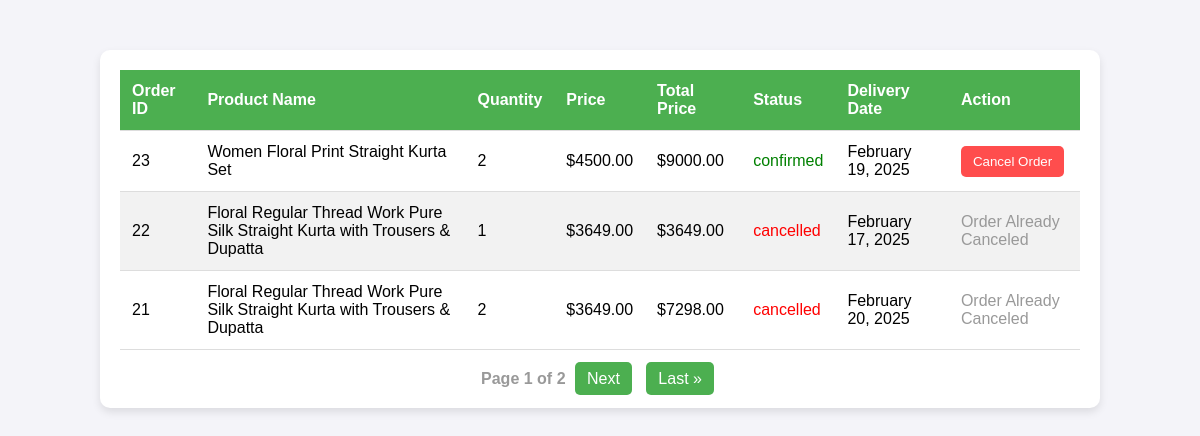
The app's page /history/ (signed in), older data.
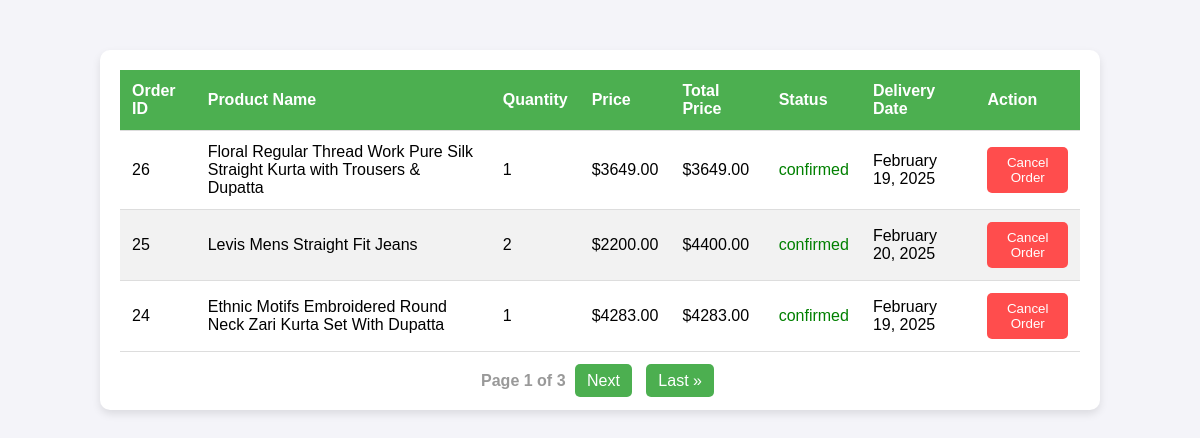
The same page, newer data.
### app/models.py (models this page shows, shortened)
class Order(models.Model):
    STATUS = [
        ('Delivered', 'Delivered'),
        ('confirmed', 'confirmed'),
        ('cancelled', 'cancelled'),
    ]
    PAYMENT_METHODS = [
        ('credit_card', 'credit_card'),
        ('phone_pay', 'phone_pay'),
        ('paytm', 'paytm'),
        ('bank_transfer', 'bank_transfer')
    ]
    user = models.ForeignKey(User, on_delete=models.CASCADE, related_name="orders")
    product = models.ForeignKey(Product, on_delete=models.CASCADE)
    price = models.DecimalField(max_digits=10, decimal_places=2)
    quantity = models.PositiveIntegerField()
    booking_date = models.DateTimeField(auto_now_add=True)
    delivery_date = models.DateField(null=True, blank=True)
    status = models.CharField(max_length=10, choices=STATUS, default='pending')
    shipping_address = models.TextField()
    payment_method = models.CharField(max_length=20, choices=PAYMENT_METHODS, null=True, blank=True)

class Product(models.Model):
    product_name = models.CharField(max_length=80)
    product_price = models.DecimalField(max_digits=10, decimal_places=2, null=True, blank=True)
    product_description = models.TextField(null=True, blank=True)
    color = models.CharField(max_length=50, null=True, blank=True)
    material = models.CharField(max_length=100, null=True, blank=True)
    stock = models.IntegerField(null=True)
    category = models.ForeignKey(Category, on_delete=models.CASCADE)
    subcategory = models.ForeignKey(SubCategory, on_delete=models.CASCADE)
    user = models.ForeignKey(User, on_delete=models.CASCADE, null=True)

### app/views.py (the view)
# urls.py: path('history/', order_history, name="order_history"),
def order_history(request):
    orders = Order.objects.filter(user=request.user).order_by('-booking_date')
    for order in orders:
        order.total_price = order.quantity * order.price
    paginator = Paginator(orders,3)
    page_number = request.GET.get("page")
    page_obj = paginator.get_page(page_number)
    return render(request, 'order_history.html', {'page_obj':page_obj})

### templates/order_history.html (shortened to what this page needs)
<!DOCTYPE html>
<html lang="en">
<head>
</head>
<body>
  <div class="table">
    <table>
      <thead>
        <tr>
          <th>Order ID</th>
          <th>Product Name</th>
          <th>Quantity</th>
          <th>Price</th>
          <th>Total Price</th>
          <th>Status</th>
          <th>Delivery Date</th>
          <th>Action</th>
        </tr>
      </thead>
      <tbody>
        {% for order in page_obj %}
        <tr>
          <td>{{ order.id }}</td>
          <td>{{ order.product.product_name }}</td>
          <td>{{ order.quantity }}</td>
          <td>${{ order.price }}</td>
          <td>${{ order.total_price }}</td>
          <td class="status-{{ order.status }}">{{ order.status }}</td>
          <td>{{ order.delivery_date|date:"F j, Y" }}</td>
          <td>
            {% if order.status != 'cancelled' %}
            <form action="{% url 'cancel_order' order.id %}" method="POST">
              <button type="submit">Cancel Order</button>
            </form>
            {% else %}
            <span>Order Already Canceled</span>
            {% endif %}
          </td>
        </tr>
        {% empty %}
        <tr>
          <td colspan="8">No orders found.</td>
        </tr>
        {% endfor %}
      </tbody>
    </table>
    {% if page_obj.has_other_pages %}
    <div class="pagination">
      <span class="current-page">Page {{ page_obj.number }} of {{ page_obj.paginator.num_pages }}</span>
      {% if page_obj.has_next %}
      <a href="?page={{ page_obj.next_page_number }}">Next</a>
      <a href="?page={{ page_obj.paginator.num_pages }}">Last &raquo;</a>
      {% endif %}
    </div>
    {% endif %}
  </div>
</body>
</html>

Row changes from the older to the newer data that the page shows:
no longer on this page (row unchanged): Order: id "23", product.product_name "Women Floral Print Straight Kurta Set", quantity "2", price "4500.00", total_price "9000.00", status "confirmed", delivery_date "February 19, 2025", shows "Cancel Order"
no longer on this page (row unchanged): Order: id "22", product.product_name "Floral Regular Thread Work Pure Silk Straight Kurta with Trousers & Dupatta", quantity "1", price "3649.00", total_price "3649.00", status "cancelled", delivery_date "February 17, 2025", shows "Order Already Canceled"
no longer on this page (row unchanged): Order: id "21", product.product_name "Floral Regular Thread Work Pure Silk Straight Kurta with Trousers & Dupatta", quantity "2", price "3649.00", total_price "7298.00", status "cancelled", delivery_date "February 20, 2025", shows "Order Already Canceled"
added Order: id "26", product.product_name "Floral Regular Thread Work Pure Silk Straight Kurta with Trousers & Dupatta", quantity "1", price "3649.00", total_price "3649.00", status "confirmed", delivery_date "February 19, 2025", shows "Cancel Order"
added Order: id "25", product.product_name "Levis Mens Straight Fit Jeans", quantity "2", price "2200.00", total_price "4400.00", status "confirmed", delivery_date "February 20, 2025", shows "Cancel Order"
added Order: id "24", product.product_name "Ethnic Motifs Embroidered Round Neck Zari Kurta Set With Dupatta", quantity "1", price "4283.00", total_price "4283.00", status "confirmed", delivery_date "February 19, 2025", shows "Cancel Order"
Text that changed along with them:
{{ page_obj.paginator.num_pages }}: "2" → "3"
